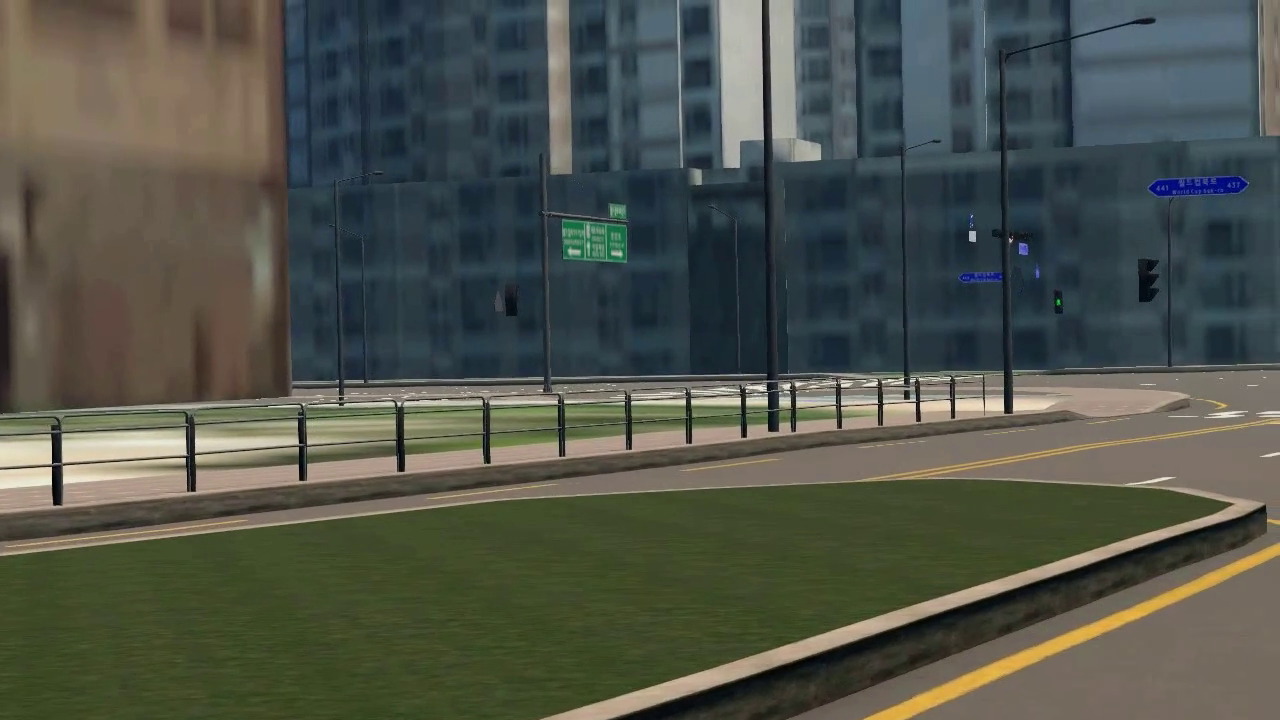
#> input picture frame 23 of LaneDetection/no_gps#5.mp4, 1280 x 720 px
$ python 'hee_order_noGps#5.py'
#> lines starting #> are read from the running program, lines starting #| are printed output that depends on the picture; after the words box and inside, x2 and y2 are one past the last pixel; in counts of white or black regions, pixels touching at a corner belong together
import cv2
import numpy as np

video_path = r"C:\Users\User\Desktop\MORARI 4월부터 차선검출 코드\LaneDetection\no_gps#5.mp4"
cap = cv2.VideoCapture(video_path)
if cap is None:
    exit()

# == Img processing ==
def process(frame):
    global white_mask
    global yellow_mask

    blur_frame = cv2.bilateralFilter(frame, d=3, sigmaColor=10, sigmaSpace=5)
    hsv_frame = cv2.cvtColor(blur_frame, cv2.COLOR_BGR2HSV)

    # White
    white_lower_thres = np.uint8([0, 0, 200])
    white_upper_thres = np.uint8([255, 255, 255])

    # Yellow
    yellow_lower_thres = np.uint8([20, 100, 100])
    yellow_upper_thres = np.uint8([30, 255, 255])

    white_mask = cv2.inRange(hsv_frame, white_lower_thres, white_upper_thres)
    yellow_mask = cv2.inRange(hsv_frame, yellow_lower_thres, yellow_upper_thres)

    mask = cv2.bitwise_or(white_mask, yellow_mask)

    masked_frame = cv2.bitwise_and(frame, frame, mask=mask)
    return masked_frame

# == Interpolation ==
def interpolation_lane(frame):
    kernel = cv2.getStructuringElement(cv2.MORPH_RECT, (3, 3))
    dst = cv2.dilate(frame, kernel)

    return dst

# == ROI 설정 ==
def roi(frame):
    global right_masked_img
    global left_masked_img

    left_mask = np.zeros_like(frame)
    right_mask = np.zeros_like(frame)

    if len(frame.shape) > 2:
        channel_cnt = frame.shape[2]
        ignore_mask_color = (255, ) * channel_cnt

    else:
        ignore_mask_color = 255

    height, width = frame.shape[:2]


    # 왼쪽 차선
    left_lane_bottom_left = [0, height * 0.95]
    left_lane_top_left = [width * 0.4, height * 0.6]
    left_lane_bottom_right = [width * 0.5, height * 0.95]
    left_lane_top_right = [width * 0.5, height * 0.6]

    left_lane_vertices = np.array([[left_lane_bottom_left, left_lane_top_left, left_lane_top_right, left_lane_bottom_right]],
                                dtype=np.int32)

    cv2.fillPoly(left_mask, left_lane_vertices, ignore_mask_color)
    left_masked_img = cv2.bitwise_and(frame, left_mask)

    # 오른쪽 차선
    right_lane_bottom_left = [width * 0.6, height * 0.95]
    right_lane_top_left = [width * 0.6, height * 0.6]
    right_lane_bottom_right = [width, height * 0.95]
    right_lane_top_right = [width * 0.7, height * 0.6]

    right_lane_vertices = np.array([[right_lane_bottom_left, right_lane_top_left, right_lane_top_right, right_lane_bottom_right]],
                                   dtype = np.int32)

    cv2.fillPoly(right_mask, right_lane_vertices, ignore_mask_color)
    right_masked_img = cv2.bitwise_and(frame, right_mask)

    result_masked_img = cv2.bitwise_or(left_masked_img, right_masked_img)

    return result_masked_img, left_lane_vertices, right_lane_vertices


# == 허프변환을 이용한 차선 검출 ==
def hough_transform_lane_detect(frame, left_or_right=True):
    gray = cv2.cvtColor(frame, cv2.COLOR_BGR2GRAY)
    edges = cv2.Canny(gray, 50, 150)

    rho = 1
    theta = np.pi / 180
    threshold = 20
    minLineLength = 20
    maxLineGap = 300

    lines = cv2.HoughLinesP(edges, rho=rho, theta=theta, threshold=threshold,
                            minLineLength=minLineLength, maxLineGap=maxLineGap)

    # 왼쪽 차선 검출
    if left_or_right:
        left_lines = []
        left_length = []

        if lines is not None:
            for line in lines:
                for x1, y1, x2, y2 in line:  # (x1, y1) : 시작점, (x2, y2) : 끝점 --> x : width, y : height
                    start_pts = [x1, y1]
                    end_pts = [x2, y2]

                    # width가 같은 것은 필요 없음 (차선은 사선)
                    if start_pts[0] == end_pts[0]:
                        continue

                    slope = (y2 - y1) / (x2 - x1 + 1e-6)  # slope ('inf')가 되는 것을 방지
                    intercept = y1 - (slope * x1)
                    length = np.sqrt(((y2 - y1) ** 2 + (x2 - x1) ** 2))

                    if slope < 0 and slope:
                        left_lines.append((slope, intercept))
                        left_length.append(length)

        # 가장 긴 선을 선택
        if len(left_length) > 0:
            max_index = np.argmax(left_length)
            left_lane = left_lines[max_index]
            return left_lane
        else:
            return None
    # 오른쪽 차선 검출은 여기에 구현해야 함
    else:
        pass

# == 허프변환 선 그리기 ==
# [7 lines left out: function draw_hough_lines, not called in this run]

# ===========================================================================================
# == 왼쪽 차선 검출 ==
def left_lane_detect(frame):
    left_lane = hough_transform_lane_detect(frame)

    if left_lane is not None:
        slope, intercept = left_lane
        y1 = int(frame.shape[0])
        y2 = int(frame.shape[0] * 0.6)
        x1 = int((y1 - intercept) / slope)
        x2 = int((y2 - intercept) / slope)
        left_lane_frame = draw_hough_lines(frame, ((x1, y1), (x2, y2)), (0, 0, 255), thickness=3)
        return left_lane_frame
    else:
        return frame  # 왼쪽 차선이 검출되지 않으면 원본 프레임 반환

# ===========================================================================================
while True:
    ret, frame = cap.read()
#> frame is the input picture: shape (720, 1280, 3); mean B, G, R 74.1, 83.5, 79.3

    if ret is None:
        print('No Frame')
        break

    # cv2.imshow('ORIGIN', frame)

    # 순서
    # 1. Img Processing
    processed_frame = process(frame)
#> in process, `white_mask = cv2.inRange(hsv_frame, white_lower_thres, white_upper_thr..`:
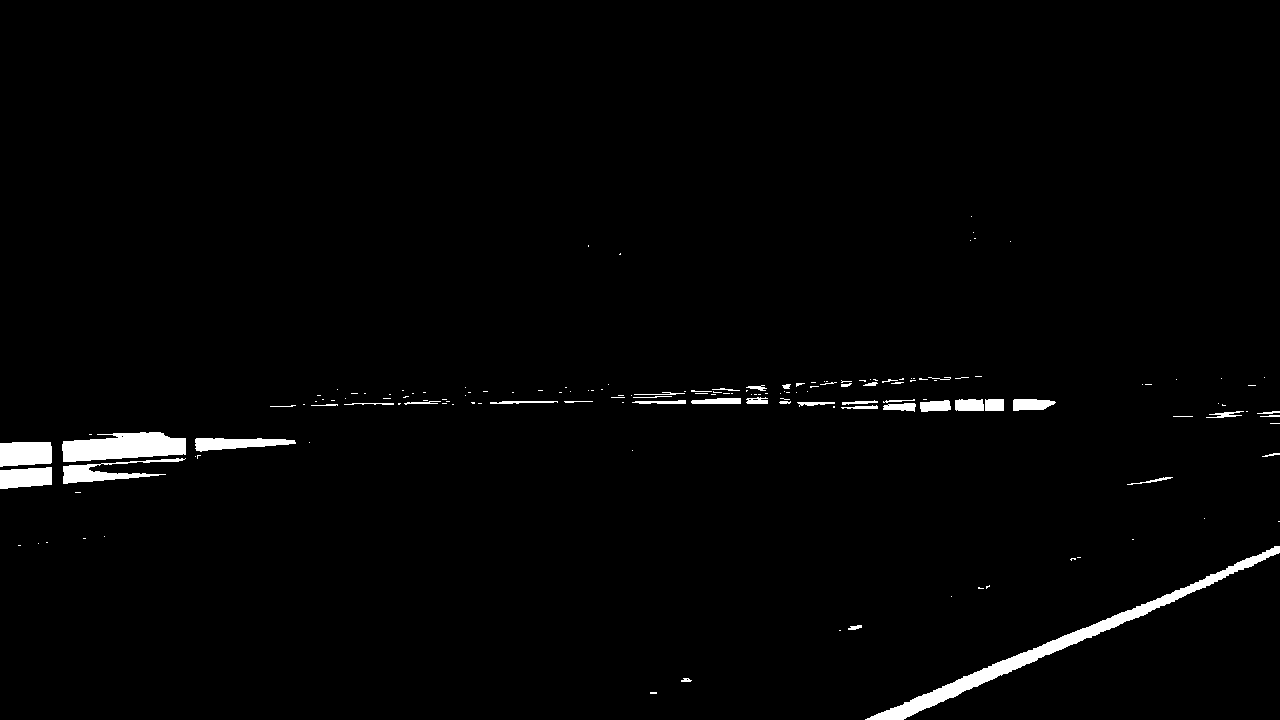
#> white_mask: shape (720, 1280); 1.7% white; 159 white regions (115 under 20 px), largest, box (x1, y1, x2, y2) and area: (865, 546, 1280, 720) 4795, (62, 432, 186, 462) 2720, (0, 442, 52, 467) 1183
    # cv2.imshow('1', processed_frame)

    # 2. 비어진 부분 interpolation
    interpolation_frame = interpolation_lane(processed_frame)
    # cv2.imshow('2', interpolation_frame)

    # 3. ROI 설정
        # - 현재 정해진 차선만
    roi_frame, left_vertices, right_vertices = roi(interpolation_frame)
#> in roi, `cv2.fillPoly(left_mask, left_lane_vertices, ignore_mask_color)`:
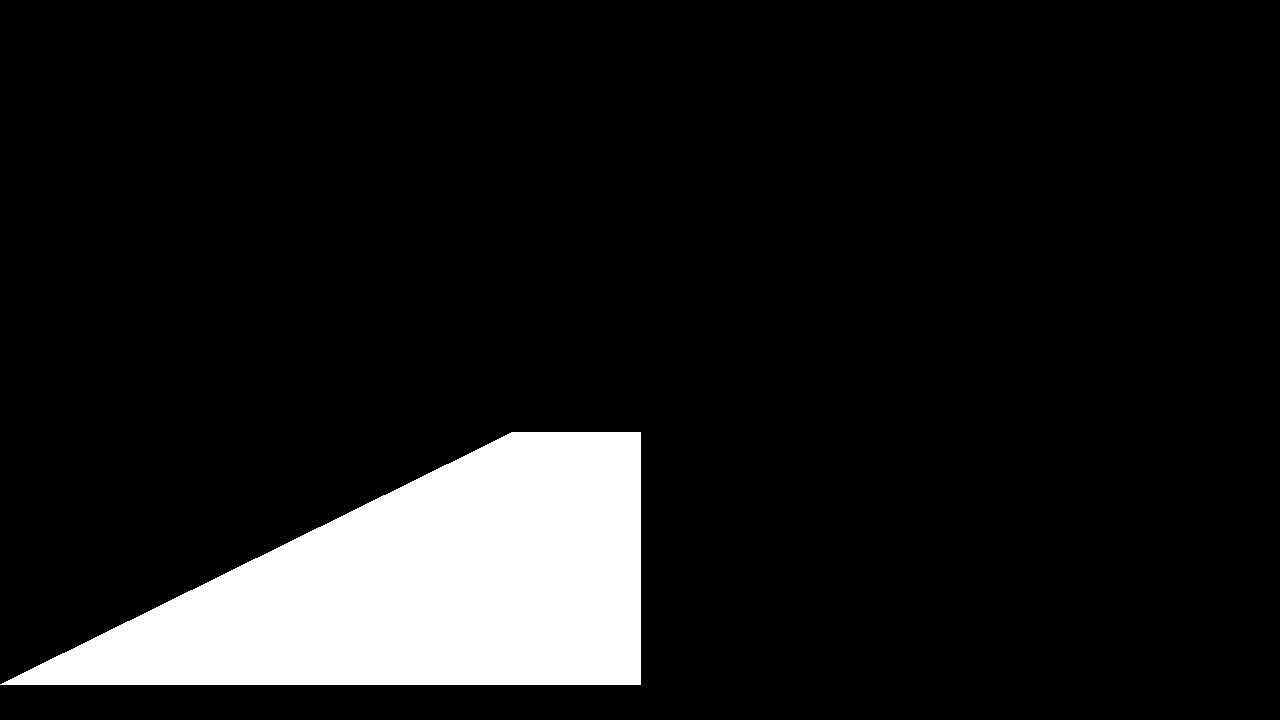
#> left_mask: shape (720, 1280, 3); 10.6% white; 1 white region, box (x1, y1, x2, y2) and area: (0, 432, 641, 685) 97533
#> in roi, `cv2.fillPoly(right_mask, right_lane_vertices, ignore_mask_color)`:
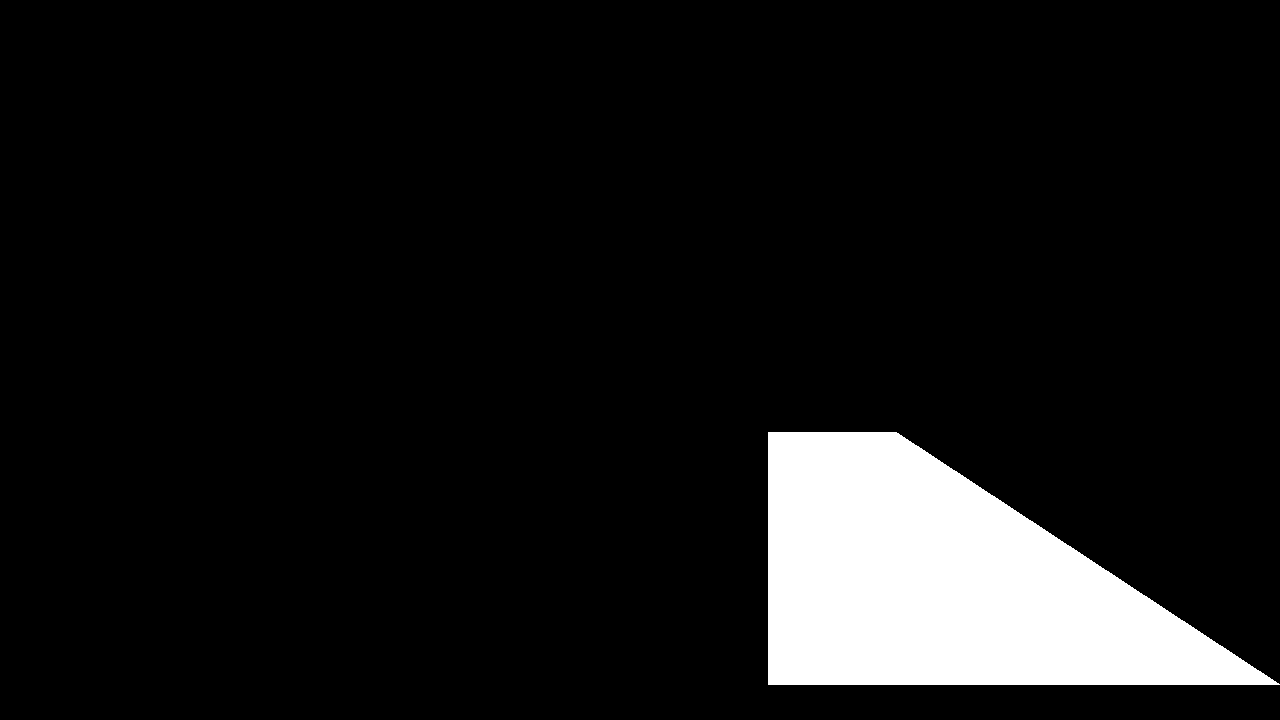
#> right_mask: shape (720, 1280, 3); 8.8% white; 1 white region, box (x1, y1, x2, y2) and area: (768, 432, 1280, 685) 81152
#> left_vertices = [[0, 684], [512, 432], [640, 432], [640, 684]]; right_vertices = [[768, 684], [768, 432], [896, 432], [1280, 684]]
    cv2.imshow('ROI', roi_frame)

    # cv2.imshow('4', roi_frame)
        # - 차선 종류
            # 1. 1차선(왼쪽은 노란색, 오른쪽은 흰색)
            # 2. 2차선(왼쪽/오른쪽 둘다 흰색)
            # 3. 3차선(왼쪽은 흰색, 오른쪽은 노란색)

    # 4. 왼쪽 차선 검출
    left = left_lane_detect(left_masked_img)
#> in hough_transform_lane_detect, `gray = cv2.cvtColor(frame, cv2.COLOR_BGR2GRAY)`:
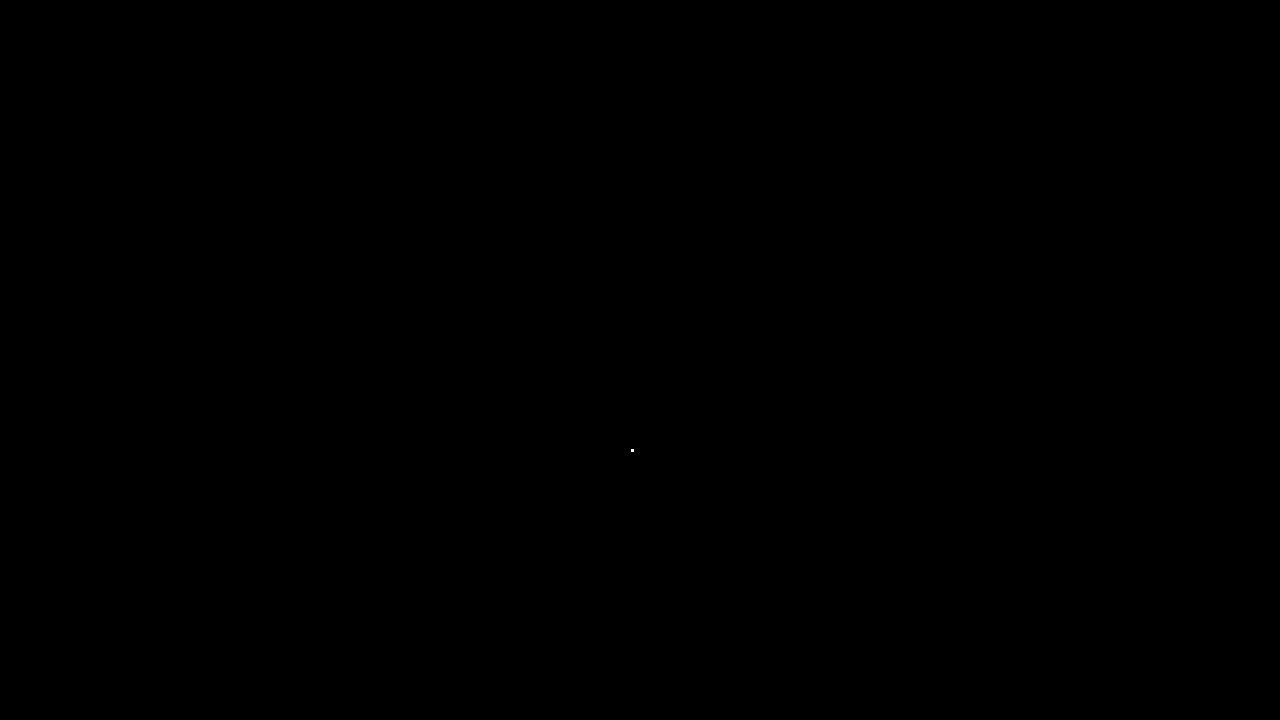
#> gray: shape (720, 1280); values 0 (black) and 187 (white), 0% white in thin lines or dots, all inside (x1, y1, x2, y2) = (631, 449, 634, 452)
#> in hough_transform_lane_detect, `lines = cv2.HoughLinesP(edges, rho=rho, theta=theta, threshold=thresho..`: lines = None
    frame_with_left_lane = cv2.addWeighted(frame, 1, left, 0.5, 0)
    cv2.imshow('LEFT', left), cv2.imshow('frame_with_left', frame_with_left_lane)

    # 5. 오른쪽 차선 검출


    # 6. 2개의 차선 검출 있을때
        # 왼쪽 차선, 오른쪽 차선 검출해야함

    if cv2.waitKey(25) & 0xFF == ord('q'):
#> (key q is pressed here)
        break


cap.release()
cv2.destroyAllWindows()
